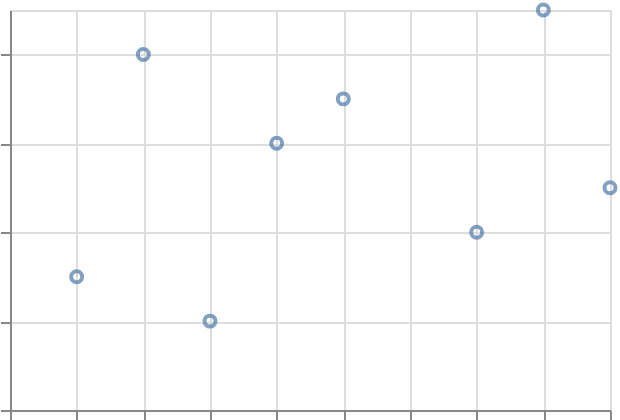

Here is the Vega-Lite specification saved for this chart:
### Vega-Lite specification from a JSON file in a GitHub repository (floating-point values rounded to 4 significant figures)
{"$schema": "https://vega.github.io/schema/vega-lite/v6.json", "padding": 5, "autosize": "none", "width": 300, "height": 200, "data": {"name": "table", "values": [{"c": "A", "g": "p", "x": 1, "y": 2, "v": 5, "t": "2024-01-15", "o": {"v": 3}, "IMDB Rating": 6.1, "d": "x1"}, {"c": "B", "g": "q", "x": 2, "y": 4, "v": 9, "t": "2024-02-20", "o": {"v": 7}, "IMDB Rating": 7.4, "d": "x2"}, {"c": "A", "g": "q", "x": 3, "y": 3, "v": 2, "t": "2024-03-05", "o": {"v": 1}, "IMDB Rating": 5.2, "d": "x1"}, {"c": "C", "g": "p", "x": 4, "y": 6, "v": 7, "t": "2024-05-30", "o": {"v": 4}, "IMDB Rating": 8.8, "d": "x3"}, {"c": "B", "g": "p", "x": 5, "y": 5, "v": 4, "t": "2024-07-11", "o": {"v": 9}, "IMDB Rating": 6.9, "d": "x2"}, {"c": "C", "g": "q", "x": 6, "y": 8, "v": 6, "t": "2024-09-02", "o": {"v": 2}, "IMDB Rating": 7.7, "d": "x3"}, {"c": "A", "g": "p", "x": 7, "y": 7, "v": 8, "t": "2024-11-25", "o": {"v": 5}, "IMDB Rating": 4.4, "d": "x1"}, {"c": "B", "g": "q", "x": 8, "y": 9, "v": 3, "t": "2024-12-31", "o": {"v": 8}, "IMDB Rating": 9.1, "d": "x2"}]}, "mark": "point", "encoding": {"x": {"field": "o.v", "type": "quantitative"}, "y": {"field": "y", "type": "quantitative"}}}
